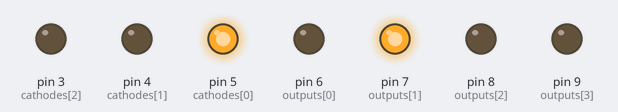
Simulated run of this sketch. Board: Arduino Uno, built with avr-gcc and run on an emulated ATmega328P. Parts: output pins drawn as LEDs (lit = HIGH).

Above: at 0.2 s.
At 0.6 s:
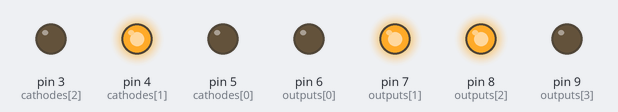
At 2.2 s:
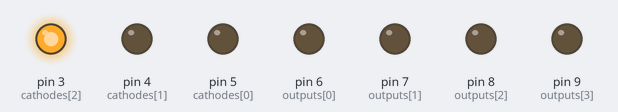
Timing chart, 0 to 3.0 s (numbered marks = the images above):
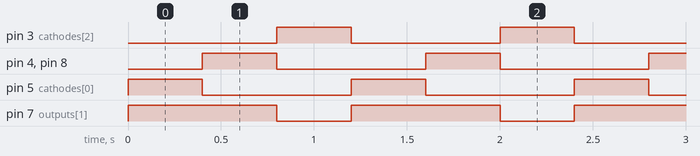

The sketch:

testBCDto7Segments_cuteDisplay-numbers.ino
```cpp
int outputs[4] = {6, 7, 8, 9}; // A,B,C,D inputs
int number = 0;
int cathodes[3] = {5, 4, 3};
byte cathodeOn[3][3] = {{HIGH, LOW, LOW}, {LOW, HIGH, LOW},{LOW, LOW, HIGH} };
int pointer = 2;
int val = 62;
int num[3] = {0,};

byte BCD[10][4] = {
  {0, 0, 0, 0},
  {1, 0, 0, 0},
  {0, 1, 0, 0},
  {1, 1, 0, 0},
  {0, 0, 1, 0},
  {1, 0, 1, 0},
  {0, 1, 1, 0},
  {1, 1, 1, 0},
  {0, 0, 0, 1},
  {1, 0, 0, 1},
}; //BCD code


void setup() {

  Serial.begin(115200);
  for (int i = 0; i < 4; i++) {
    pinMode(outputs[i], OUTPUT);
  }

  for (int i = 0; i < 3; i++) {
    pinMode(cathodes[i], OUTPUT);
  }

  for (int anode = 0; anode < 4; anode++) {
    digitalWrite(outputs[anode], BCD[0][anode]);
  }


  for (int index = 0; index < 4; index++) {
    digitalWrite(cathodes[index], LOW);
  }

}

void loop() {


  num[0] =  val  % 10;
  num[1] = (val / 10) % 10;
  num[2] = (val / 100) % 10;

  if (num[2]==0) digitalWrite(cathodes[2], LOW);

  for (int numIndex = 0; numIndex < 3; numIndex++) {

    //    digitalWrite(cathodes[index], HIGH);

    for (int catIndex = 0; catIndex < 3; catIndex++) {
      digitalWrite(cathodes[catIndex], cathodeOn[numIndex][catIndex]);
    }
    for (int anode = 0; anode < 4; anode++) {
      digitalWrite(outputs[anode], BCD[num[numIndex]][anode]);
    }
    delay(400);
  }

}
```

Measured:
- by itself, pin 3 (cathodes[2]), pin 4 (cathodes[1]), pin 5 (cathodes[0]), pin 8 (outputs[2]): alternates HIGH for 0.40 s and LOW for 0.80 s
- by itself, pin 7 (outputs[1]): alternates HIGH for 0.80 s and LOW for 0.40 s
- by itself, everything shown: repeats every 1.2 s, in 3 steps
